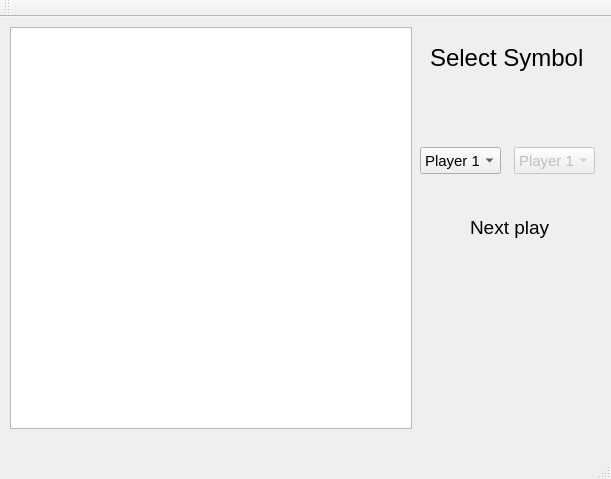
<?xml version="1.0" encoding="UTF-8"?>
<ui version="4.0">
 <class>MainWindow</class>
 <widget class="QMainWindow" name="MainWindow">
  <property name="geometry">
   <rect>
    <x>0</x>
    <y>0</y>
    <width>611</width>
    <height>479</height>
   </rect>
  </property>
  <property name="font">
   <font>
    <pointsize>11</pointsize>
    <weight>50</weight>
    <italic>false</italic>
    <bold>false</bold>
   </font>
  </property>
  <property name="windowTitle">
   <string>MainWindow</string>
  </property>
  <property name="iconSize">
   <size>
    <width>50</width>
    <height>50</height>
   </size>
  </property>
  <widget class="QWidget" name="centralWidget">
   <widget class="QTableWidget" name="tableWidget">
    <property name="geometry">
     <rect>
      <x>10</x>
      <y>10</y>
      <width>402</width>
      <height>402</height>
     </rect>
    </property>
    <property name="font">
     <font>
      <pointsize>10</pointsize>
      <weight>50</weight>
      <italic>false</italic>
      <bold>false</bold>
     </font>
    </property>
    <property name="iconSize">
     <size>
      <width>40</width>
      <height>40</height>
     </size>
    </property>
    <property name="textElideMode">
     <enum>Qt::ElideMiddle</enum>
    </property>
   </widget>
   <widget class="QComboBox" name="comboBox1">
    <property name="geometry">
     <rect>
      <x>420</x>
      <y>130</y>
      <width>81</width>
      <height>27</height>
     </rect>
    </property>
    <item>
     <property name="text">
      <string>Player 1</string>
     </property>
    </item>
    <item>
     <property name="text">
      <string>Player 2</string>
     </property>
    </item>
   </widget>
   <widget class="QLabel" name="label">
    <property name="geometry">
     <rect>
      <x>430</x>
      <y>20</y>
      <width>161</width>
      <height>41</height>
     </rect>
    </property>
    <property name="font">
     <font>
      <pointsize>18</pointsize>
      <weight>50</weight>
      <italic>false</italic>
      <bold>false</bold>
     </font>
    </property>
    <property name="text">
     <string>Select Symbol</string>
    </property>
   </widget>
   <widget class="QComboBox" name="comboBox2">
    <property name="enabled">
     <bool>false</bool>
    </property>
    <property name="geometry">
     <rect>
      <x>514</x>
      <y>130</y>
      <width>81</width>
      <height>27</height>
     </rect>
    </property>
    <item>
     <property name="text">
      <string>Player 1</string>
     </property>
    </item>
    <item>
     <property name="text">
      <string>Player 2</string>
     </property>
    </item>
   </widget>
   <widget class="QWidget" name="widget1" native="true">
    <property name="geometry">
     <rect>
      <x>440</x>
      <y>70</y>
      <width>50</width>
      <height>50</height>
     </rect>
    </property>
   </widget>
   <widget class="QWidget" name="widget2" native="true">
    <property name="geometry">
     <rect>
      <x>530</x>
      <y>70</y>
      <width>50</width>
      <height>50</height>
     </rect>
    </property>
   </widget>
   <widget class="QWidget" name="widget3" native="true">
    <property name="geometry">
     <rect>
      <x>485</x>
      <y>230</y>
      <width>50</width>
      <height>50</height>
     </rect>
    </property>
   </widget>
   <widget class="QWidget" name="widget4" native="true">
    <property name="geometry">
     <rect>
      <x>485</x>
      <y>230</y>
      <width>50</width>
      <height>50</height>
     </rect>
    </property>
   </widget>
   <widget class="QLabel" name="label_2">
    <property name="geometry">
     <rect>
      <x>470</x>
      <y>200</y>
      <width>81</width>
      <height>21</height>
     </rect>
    </property>
    <property name="font">
     <font>
      <pointsize>14</pointsize>
     </font>
    </property>
    <property name="text">
     <string>Next play</string>
    </property>
   </widget>
  </widget>
  <widget class="QToolBar" name="mainToolBar">
   <attribute name="toolBarArea">
    <enum>TopToolBarArea</enum>
   </attribute>
   <attribute name="toolBarBreak">
    <bool>false</bool>
   </attribute>
  </widget>
  <widget class="QStatusBar" name="statusBar"/>
  <widget class="QMenuBar" name="menuBar">
   <property name="geometry">
    <rect>
     <x>0</x>
     <y>0</y>
     <width>611</width>
     <height>25</height>
    </rect>
   </property>
  </widget>
  <action name="actionNew">
   <property name="text">
    <string>New</string>
   </property>
  </action>
  <action name="actionSize">
   <property name="text">
    <string>Options</string>
   </property>
  </action>
  <action name="actionQuit">
   <property name="text">
    <string>Quit</string>
   </property>
  </action>
 </widget>
 <layoutdefault spacing="6" margin="11"/>
 <resources/>
 <connections/>
</ui>
